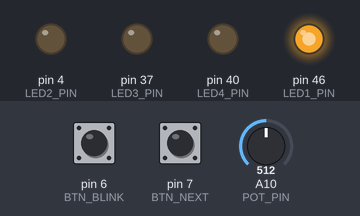
A sketch run on a simulated Arduino Mega 2560, built with avr-gcc and run on an emulated ATmega2560. Shown: output pins drawn as LEDs (lit = HIGH). The inputs (shaded band) are chosen by the test bench; at power-on: pin 6 (BTN_BLINK) HIGH, pin 7 (BTN_NEXT) HIGH, A10 (POT_PIN) = 512.

Above: at 1.2 s.
1.3 s: pin 6 (BTN_BLINK) pulled LOW for 0.15 s
At 1.57 s:
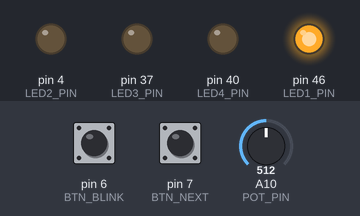
2.9 s: pin 7 (BTN_NEXT) pulled LOW for 0.15 s
At 3.4 s:
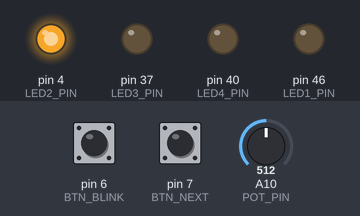
4.5 s: pin 6 (BTN_BLINK) pulled LOW for 1 s
At 4.92 s:
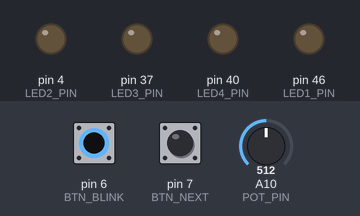
7.5 s: pin 7 (BTN_NEXT) pulled LOW for 1 s
At 7.9 s:
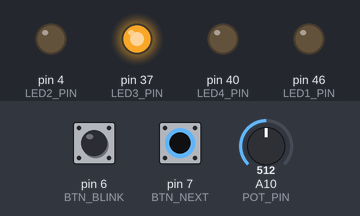
10.0 s: pin 6 (BTN_BLINK) pulled LOW for 0.15 s
At 10.27 s:
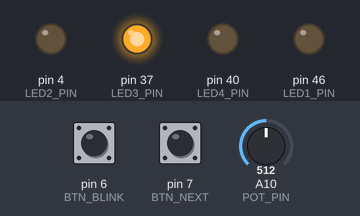
11.6 s: pin 7 (BTN_NEXT) pulled LOW for 0.15 s
At 12.5 s:
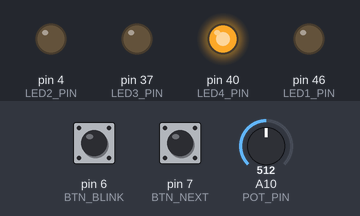
Timing chart, 0 to 14.2 s (numbered marks = the images above; inputs shaded):
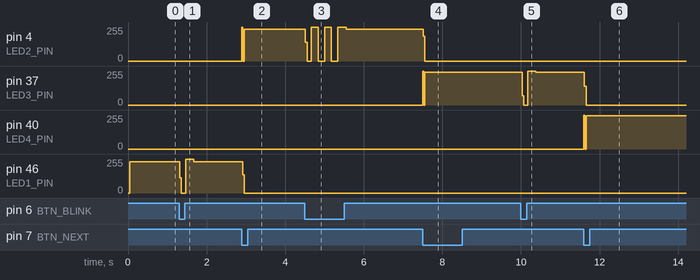

The sketch:

6patterns-2button-1pot-4leds-JayG.ino
```cpp
//  Jay J Gurung
//  10-05-2025
//  6 states, 4 led, 2 pushButtons and 1 potentiometer
//  states + blink sketch


//  Initiallizing the components to their respective pins
const int LED1_PIN = 46;
const int LED2_PIN = 4;
const int LED3_PIN = 37;
const int LED4_PIN = 40;

const int BTN_BLINK = 6;  // press = blink the current state once
const int BTN_NEXT = 7;   // press = go to next state (0..5)
const int POT_PIN = 10;   // pot sets on/off time (same value)

//  state 0 to 5:
//  0: only LED1
//  1: only LED2
//  2: only LED3
//  3: only LED4
//  4: LED1 + LED2
//  5: LED3 + LED4

int stateIndex = 0;          // start at 0
int potRaw = 0;              // just holding last pot raw reading
unsigned long beatMs = 200;  // default blink time until pot is read

// simple button edge tracking
bool prevNextRead  = HIGH;

void setup() {
  pinMode(LED1_PIN, OUTPUT);
  pinMode(LED2_PIN, OUTPUT);
  pinMode(LED3_PIN, OUTPUT);
  pinMode(LED4_PIN, OUTPUT);

  pinMode(BTN_BLINK, INPUT_PULLUP); // button to GND
  pinMode(BTN_NEXT,  INPUT_PULLUP); // button to GND
  // pot is analog, no pinMode needed

  // start with whatever the state says the LEDs should be
  applyState(stateIndex);
}

// turns everything off
void allOff() {
  digitalWrite(LED1_PIN, LOW);
  digitalWrite(LED2_PIN, LOW);
  digitalWrite(LED3_PIN, LOW);
  digitalWrite(LED4_PIN, LOW);
}

// sets LEDs according to the state
void applyState(int s) {
  // kill all first
  allOff();

  // turn on by state
  if (s == 0) digitalWrite(LED1_PIN, HIGH);
  if (s == 1) digitalWrite(LED2_PIN, HIGH);
  if (s == 2) digitalWrite(LED3_PIN, HIGH);
  if (s == 3) digitalWrite(LED4_PIN, HIGH);
  if (s == 4) { digitalWrite(LED1_PIN, HIGH); digitalWrite(LED2_PIN, HIGH); }
  if (s == 5) { digitalWrite(LED3_PIN, HIGH); digitalWrite(LED4_PIN, HIGH); }
}

// blinks the current state's LEDs once (on time == off time)
// idea: they are already ON steady → go OFF for beat, then back ON for beat
void blinkCurrentStateOnce(unsigned long ms) {
  // s# = conditions when # led is on, s1 = led1 is on when stateIndex is either 0 or 4. and so on
  bool s1 = (stateIndex == 0) || (stateIndex == 4);
  bool s2 = (stateIndex == 1) || (stateIndex == 4);
  bool s3 = (stateIndex == 2) || (stateIndex == 5);
  bool s4 = (stateIndex == 3) || (stateIndex == 5);

  // turn them OFF for ms
  if (s1) digitalWrite(LED1_PIN, LOW);
  if (s2) digitalWrite(LED2_PIN, LOW);
  if (s3) digitalWrite(LED3_PIN, LOW);
  if (s4) digitalWrite(LED4_PIN, LOW);
  delay(ms);

  // turn them back ON for ms
  if (s1) digitalWrite(LED1_PIN, HIGH);
  if (s2) digitalWrite(LED2_PIN, HIGH);
  if (s3) digitalWrite(LED3_PIN, HIGH);
  if (s4) digitalWrite(LED4_PIN, HIGH);
  delay(ms);
}

void loop() {
  // read the pot to set blink speed
  potRaw = analogRead(POT_PIN);
  beatMs = map(potRaw, 0, 4095, 50, 1000);

  //  read buttons
  int blinkRead = digitalRead(BTN_BLINK);
  int nextRead  = digitalRead(BTN_NEXT);

  //  next button still only changes state once per press
  if (prevNextRead == HIGH && nextRead == LOW) {
    stateIndex++;
    if (stateIndex > 5) stateIndex = 0;
    applyState(stateIndex);
    delay(20);
  }

  //  blink button now blinks while held down
  if (blinkRead == LOW) {
    blinkCurrentStateOnce(beatMs);
  } else {
    applyState(stateIndex);
  }

  //  remember last button reads
  prevNextRead  = nextRead;
}
```

Measured:
- after the input at 1.3 s, pin 46 (LED1_PIN): 235/255 → 0/255 at once, → 255/255 0.15 s later, → 234/255 0.21 s later
- after the input at 2.9 s, pin 4 (LED2_PIN): 0/255 → 240/255 at once; pin 46 (LED1_PIN): 234/255 → 0/255 at once
- after the input at 4.5 s, pin 4 (LED2_PIN): 240/255 → 140/255 at once, then repeats every 0.34 s: 255/255 0.17 s, 0/255 0.17 s, until it stays 240/255 from 5.5 s
- after the input at 7.5 s, pin 4 (LED2_PIN): 240/255 → 0/255 at once; pin 37 (LED3_PIN): 0/255 → 245/255 at once
- after the input at 10.0 s, pin 37 (LED3_PIN): 245/255 → 0/255 at once, → 255/255 0.14 s later, → 245/255 0.21 s later
- after the input at 11.6 s, pin 37 (LED3_PIN): 245/255 → 0/255 at once; pin 40 (LED4_PIN): 0/255 → 249/255 at once
